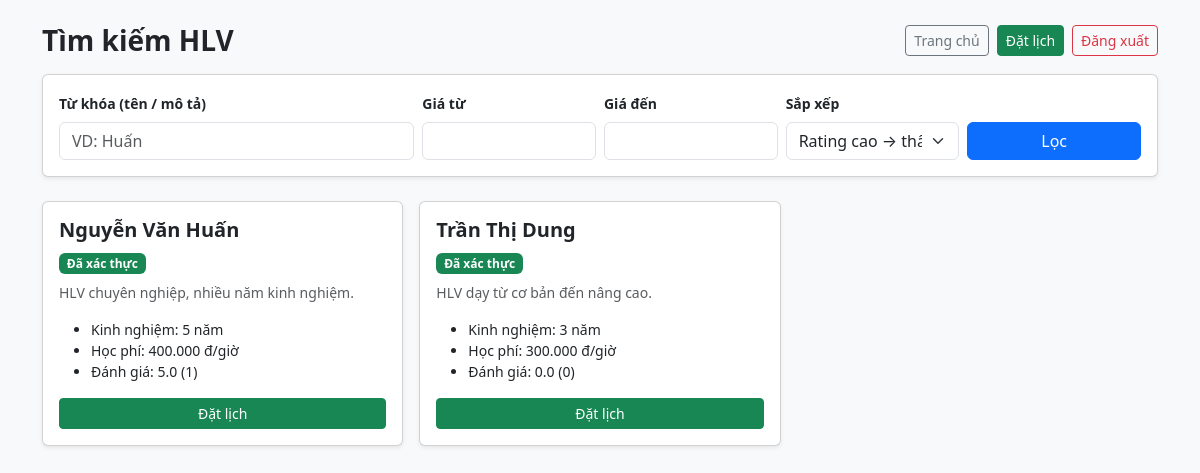
Screenshot of /source/student/find-coach.php (signed in) with the database file from the repository.
### tables this page shows
CREATE TABLE coach_profiles (
    user_id INT PRIMARY KEY,
    bio TEXT,
    years_of_experience INT DEFAULT 0,
    hourly_rate DECIMAL(10,2) NOT NULL DEFAULT 0.00,
    is_verified TINYINT(1) DEFAULT 0,
    is_featured TINYINT(1) DEFAULT 0,
    rating_avg DECIMAL(3,2) DEFAULT 0.00,
    rating_count INT DEFAULT 0,
    FOREIGN KEY (user_id) REFERENCES users(id) ON DELETE CASCADE
);

CREATE TABLE users (
    id INT AUTO_INCREMENT PRIMARY KEY,
    full_name VARCHAR(100) NOT NULL,
    email VARCHAR(150) NOT NULL UNIQUE,
    phone VARCHAR(20) NOT NULL UNIQUE,
    password_hash VARCHAR(255) NOT NULL,
    role ENUM('ADMIN', 'COACH', 'PLAYER') NOT NULL DEFAULT 'PLAYER',
    avatar_url VARCHAR(255) DEFAULT NULL,
    is_active TINYINT(1) DEFAULT 1,
    created_at TIMESTAMP DEFAULT CURRENT_TIMESTAMP
);

### source/student/find-coach.php (the view, shortened to what this page needs)
<?php
require_once "../config.php";
$keyword = trim($_GET["q"] ?? "");
$min_rate = trim($_GET["min_rate"] ?? "");
$max_rate = trim($_GET["max_rate"] ?? "");
$sort = $_GET["sort"] ?? "rating_desc";
$where = ["u.role = 'COACH'", "u.is_active = 1"];
$order = "cp.rating_avg DESC";
$sql = "
SELECT u.id, u.full_name, cp.bio, cp.years_of_experience, cp.hourly_rate,
       cp.rating_avg, cp.rating_count, cp.is_verified
FROM users u
JOIN coach_profiles cp ON u.id = cp.user_id
WHERE " . implode(" AND ", $where) . "
ORDER BY $order
";
$stmt = mysqli_prepare($conn, $sql);
mysqli_stmt_execute($stmt);
$result = mysqli_stmt_get_result($stmt);
?>
<!DOCTYPE html>
<html lang="vi">
<head>
  <link rel="stylesheet" href="https://cdn.jsdelivr.net/npm/bootstrap@5.3.0/dist/css/bootstrap.min.css">
    <link rel="stylesheet" href="../assets/style.css">
</head>
<body class="bg-light">
<div class="container py-4">
  <div class="d-flex justify-content-between align-items-center mb-3 flex-wrap gap-2">
    <h3 class="fw-bold mb-0">Tìm kiếm HLV</h3>
    <div class="d-flex gap-2">
      <a href="index.php" class="btn btn-outline-secondary btn-sm">Trang chủ</a>
      <a href="book.php" class="btn btn-success btn-sm">Đặt lịch</a>
      <a href="../logout.php" class="btn btn-outline-danger btn-sm">Đăng xuất</a>
    </div>
  </div>
  <form class="card card-body shadow-sm mb-4" method="GET">
    <div class="row g-2 align-items-end">
      <div class="col-md-4">
        <label class="form-label small fw-bold">Từ khóa (tên / mô tả)</label>
        <input type="text" name="q" class="form-control" value="<?php echo htmlspecialchars($keyword); ?>" placeholder="VD: Huấn">
      </div>
      <div class="col-md-2">
        <label class="form-label small fw-bold">Giá từ</label>
        <input type="number" name="min_rate" class="form-control" value="<?php echo htmlspecialchars($min_rate); ?>">
      </div>
      <div class="col-md-2">
        <label class="form-label small fw-bold">Giá đến</label>
        <input type="number" name="max_rate" class="form-control" value="<?php echo htmlspecialchars($max_rate); ?>">
      </div>
      <div class="col-md-2">
        <label class="form-label small fw-bold">Sắp xếp</label>
        <select name="sort" class="form-select">
          <option value="rating_desc" <?php if ($sort==="rating_desc") echo "selected"; ?>>Rating cao → thấp</option>
        </select>
      </div>
      <div class="col-md-2">
        <button class="btn btn-primary w-100" type="submit">Lọc</button>
      </div>
    </div>
  </form>
  <div class="row g-3">
    <?php if ($result && mysqli_num_rows($result) > 0): ?>
      <?php while ($row = mysqli_fetch_assoc($result)): ?>
        <div class="col-md-6 col-lg-4">
          <div class="card h-100 shadow-sm">
            <div class="card-body">
              <h5 class="fw-bold"><?php echo htmlspecialchars($row["full_name"]); ?></h5>
              <?php if ((int)$row["is_verified"] === 1): ?>
                <span class="badge bg-success mb-2">Đã xác thực</span>
              <?php else: ?>
                <span class="badge bg-secondary mb-2">Chưa duyệt</span>
              <?php endif; ?>
              <p class="small text-muted"><?php echo htmlspecialchars($row["bio"] ?: "Chưa có giới thiệu"); ?></p>
              <ul class="small mb-3">
                <li>Kinh nghiệm: <?php echo (int)$row["years_of_experience"]; ?> năm</li>
                <li>Học phí: <?php echo number_format($row["hourly_rate"], 0, ",", "."); ?> đ/giờ</li>
                <li>Đánh giá: <?php echo number_format($row["rating_avg"], 1); ?> (<?php echo (int)$row["rating_count"]; ?>)</li>
              </ul>
              <a href="book.php" class="btn btn-success btn-sm w-100">Đặt lịch</a>
            </div>
          </div>
        </div>
      <?php endwhile; ?>
    <?php else: ?>
      <div class="col-12"><div class="alert alert-info mb-0">Không tìm thấy HLV phù hợp.</div></div>
    <?php endif; ?>
  </div>
</div>
</body>
</html>

### source/assets/style.css (style rules this page uses)
:root { --pickle: #047857; --pickle-dark: #065f46; --pickle-soft: #ecfdf5; }
body { background: #f1f5f9; font-family: system-ui, -apple-system, "Segoe UI", Roboto, sans-serif; }

### rows the page displays
coach_profiles: user_id.full_name "Nguyễn Văn Huấn", is_verified "Đã xác thực", bio "HLV chuyên nghiệp, nhiều năm kinh nghiệm.", years_of_experience "5", hourly_rate "400.000", rating_avg "5.0", rating_count "1"
coach_profiles: user_id.full_name "Trần Thị Dung", is_verified "Đã xác thực", bio "HLV dạy từ cơ bản đến nâng cao.", years_of_experience "3", hourly_rate "300.000", rating_avg "0.0", rating_count "0"
